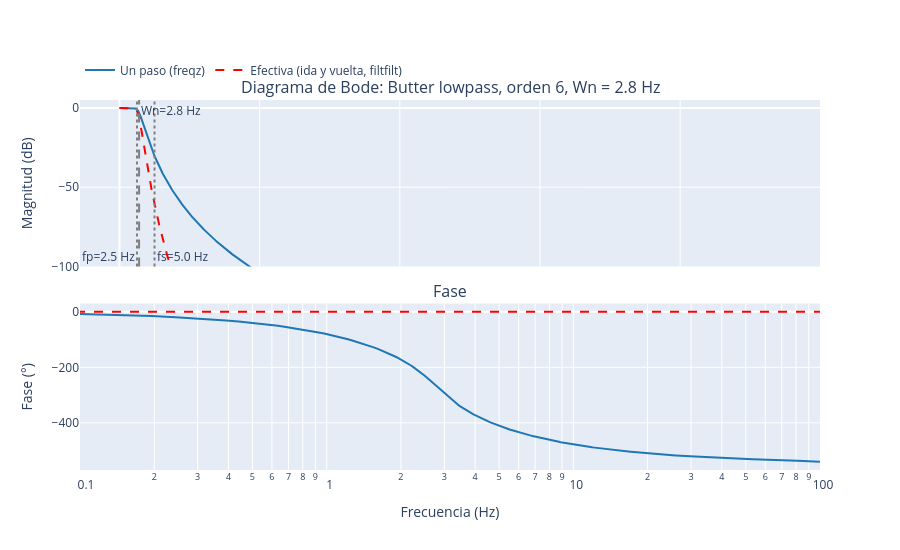
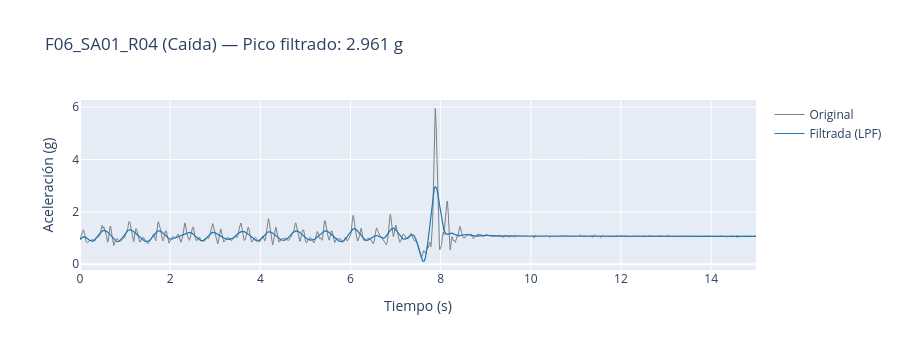

Write notebook code for charts like these, in order.
### Code cell
from plotly.subplots import make_subplots

def graficar_bode():
    # Calculamos la respuesta en frecuencia del filtro digital LPF (w en Hz, h respuesta compleja)
    w, h = signal.sosfreqz(sos_lpf, worN=2048, fs=FS)
    
    # Convertimos la magnitud a decibelios (dB); usamos np.maximum para evitar log(0)
    mag_db = 20 * np.log10(np.maximum(np.abs(h), 1e-12))
    # Al aplicar filtfilt (ida y vuelta), la atenuación en dB se duplica
    mag_eff_db = 2 * mag_db
    # Extraemos la fase continua desenrollada y la pasamos de radianes a grados
    fase_deg = np.unwrap(np.angle(h)) * (180 / np.pi)
    # Desnormalizamos la frecuencia de corte Wn a Hz
    fc_hz = wn_lpf * (FS / 2)

    # Creamos una figura con 2 subgráficas apiladas que comparten el eje X (frecuencia)
    fig = make_subplots(
        rows=2, cols=1, shared_xaxes=True, vertical_spacing=0.1,
        subplot_titles=(
            f"Diagrama de Bode: Butter lowpass, orden {orden_lpf}, Wn = {fc_hz:.1f} Hz",
            "Fase"
        )
    )

    # Subgráfica 1: Magnitud de un solo paso vs. magnitud efectiva de fase cero
    fig.add_trace(go.Scatter(x=w, y=mag_db, name="Un paso (freqz)", line=dict(color="#1f77b4")), row=1, col=1)
    fig.add_trace(go.Scatter(x=w, y=mag_eff_db, name="Efectiva (ida y vuelta, filtfilt)", line=dict(color="red", dash="dash")), row=1, col=1)
    
    # Líneas verticales de referencia para las especificaciones del filtro (fp, Wn y fs)
    fig.add_vline(x=FPASO, line_dash="dot", line_color="gray", annotation_text=f"fp={FPASO} Hz", annotation_position="bottom left", row=1, col=1)
    fig.add_vline(x=fc_hz, line_dash="dash", line_color="gray", annotation_text=f"Wn={fc_hz:.1f} Hz", annotation_position="top right", row=1, col=1)
    fig.add_vline(x=FRECHAZO, line_dash="dot", line_color="gray", annotation_text=f"fs={FRECHAZO} Hz", annotation_position="bottom right", row=1, col=1)

    # Subgráfica 2: Fase introducida en un paso vs. fase nula (0°) lograda con filtfilt
    fig.add_trace(go.Scatter(x=w, y=fase_deg, name="Fase un paso", line=dict(color="#1f77b4"), showlegend=False), row=2, col=1)
    fig.add_trace(go.Scatter(x=w, y=np.zeros_like(w), name="Fase efectiva (0°)", line=dict(color="red", dash="dash"), showlegend=False), row=2, col=1)

    # Configuramos escala logarítmica en frecuencia (hasta Nyquist) y límites de los ejes Y
    fig.update_xaxes(type="log", range=[np.log10(0.1), np.log10(FS / 2)], title_text="Frecuencia (Hz)", row=2, col=1)
    fig.update_yaxes(range=[-100, 5], title_text="Magnitud (dB)", row=1, col=1)
    fig.update_yaxes(title_text="Fase (°)", row=2, col=1)
    fig.update_layout(height=550, legend=dict(orientation="h", y=1.12))
    fig.show()

def graficar_senal(df=df_senal, filtrada=senal_filtrada, ruta=Ruta, columna='ADXL'):
    # Identificamos si el archivo es actividad diaria (D) o caída (F) según su nombre
    clase = "ADL" if ruta.name.startswith("D") else "Caída"
    # Construimos el vector de tiempo en segundos a partir de la frecuencia de muestreo
    t = np.arange(len(df)) / FS

    # Superponemos la señal original y la señal filtrada (bajas frecuencias / postura)
    fig = go.Figure()
    fig.add_trace(go.Scatter(x=t, y=df[columna], name="Original", line=dict(color="gray", width=1)))
    fig.add_trace(go.Scatter(x=t, y=filtrada, name="Filtrada (LPF)", line=dict(color="#1f77b4", width=1.2)))
    fig.update_layout(
        title=f"{ruta.stem} ({clase}) — Pico filtrado: {filtrada.abs().max():.3f} g",
        xaxis_title="Tiempo (s)",
        yaxis_title="Aceleración (g)",
        height=350,
        hovermode="x unified"
    )
    fig.show()

# Ejecutamos ambas visualizaciones
graficar_bode()
graficar_senal()

### Figure 1 — Plotly figure (JSON) as saved in the notebook; plotly's stock layout.template omitted (floating-point values rounded to 4 significant figures; data arrays with more than 128 entries replaced by an {"elided": "..."} marker saying what was removed)
{"data": [{"line": {"color": "#1f77b4"}, "name": "Un paso (freqz)", "type": "scatter", "x": {"elided": "2048 float values"}, "xaxis": "x", "y": {"elided": "2048 float values"}, "yaxis": "y"}, {"line": {"color": "red", "dash": "dash"}, "name": "Efectiva (ida y vuelta, filtfilt)", "type": "scatter", "x": {"elided": "2048 float values"}, "xaxis": "x", "y": {"elided": "2048 float values"}, "yaxis": "y"}, {"line": {"color": "#1f77b4"}, "name": "Fase un paso", "showlegend": false, "type": "scatter", "x": {"elided": "2048 float values"}, "xaxis": "x2", "y": {"elided": "2048 float values"}, "yaxis": "y2"}, {"line": {"color": "red", "dash": "dash"}, "name": "Fase efectiva (0°)", "showlegend": false, "type": "scatter", "x": {"elided": "2048 float values"}, "xaxis": "x2", "y": {"elided": "2048 float values"}, "yaxis": "y2"}], "layout": {"annotations": [{"font": {"size": 16}, "showarrow": false, "text": "Diagrama de Bode: Butter lowpass, orden 6, Wn = 2.8 Hz", "x": 0.5, "xanchor": "center", "xref": "paper", "y": 1, "yanchor": "bottom", "yref": "paper"}, {"font": {"size": 16}, "showarrow": false, "text": "Fase", "x": 0.5, "xanchor": "center", "xref": "paper", "y": 0.45, "yanchor": "bottom", "yref": "paper"}, {"showarrow": false, "text": "fp=2.5 Hz", "x": 2.5, "xanchor": "right", "xref": "x", "y": 0, "yanchor": "bottom", "yref": "y domain"}, {"showarrow": false, "text": "Wn=2.8 Hz", "x": 2.798, "xanchor": "left", "xref": "x", "y": 1, "yanchor": "top", "yref": "y domain"}, {"showarrow": false, "text": "fs=5.0 Hz", "x": 5, "xanchor": "left", "xref": "x", "y": 0, "yanchor": "bottom", "yref": "y domain"}], "height": 550, "legend": {"orientation": "h", "y": 1.12}, "shapes": [{"line": {"color": "gray", "dash": "dot"}, "type": "line", "x0": 2.5, "x1": 2.5, "xref": "x", "y0": 0, "y1": 1, "yref": "y domain"}, {"line": {"color": "gray", "dash": "dash"}, "type": "line", "x0": 2.798, "x1": 2.798, "xref": "x", "y0": 0, "y1": 1, "yref": "y domain"}, {"line": {"color": "gray", "dash": "dot"}, "type": "line", "x0": 5, "x1": 5, "xref": "x", "y0": 0, "y1": 1, "yref": "y domain"}], "xaxis": {"anchor": "y", "domain": [0, 1], "matches": "x2", "showticklabels": false}, "xaxis2": {"anchor": "y2", "domain": [0, 1], "range": [-1, 2], "title": {"text": "Frecuencia (Hz)"}, "type": "log"}, "yaxis": {"anchor": "x", "domain": [0.55, 1], "range": [-100, 5], "title": {"text": "Magnitud (dB)"}}, "yaxis2": {"anchor": "x2", "domain": [0, 0.45], "title": {"text": "Fase (°)"}}}}

### Figure 2 — Plotly figure (JSON) as saved in the notebook; plotly's stock layout.template omitted (floating-point values rounded to 4 significant figures; data arrays with more than 128 entries replaced by an {"elided": "..."} marker saying what was removed)
{"data": [{"line": {"color": "gray", "width": 1}, "name": "Original", "type": "scatter", "x": {"elided": "3000 float values"}, "y": {"elided": "3000 float values"}}, {"line": {"color": "#1f77b4", "width": 1.2}, "name": "Filtrada (LPF)", "type": "scatter", "x": {"elided": "3000 float values"}, "y": {"elided": "3000 float values"}}], "layout": {"height": 350, "hovermode": "x unified", "title": {"text": "F06_SA01_R04 (Caída) — Pico filtrado: 2.961 g"}, "xaxis": {"title": {"text": "Tiempo (s)"}}, "yaxis": {"title": {"text": "Aceleración (g)"}}}}
